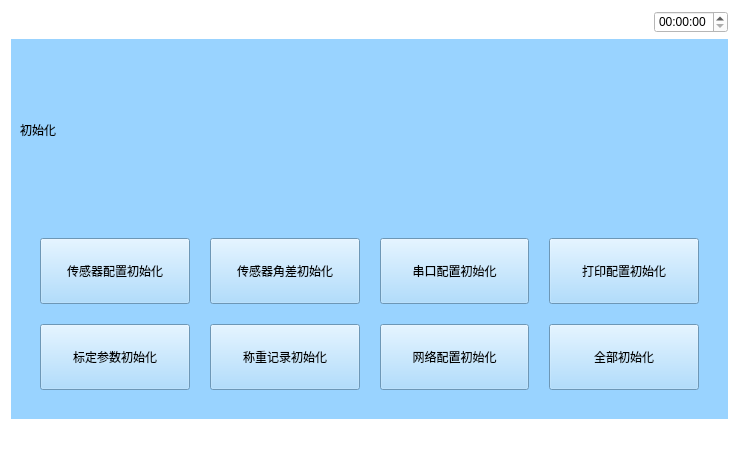
<?xml version="1.0" encoding="UTF-8"?>
<ui version="4.0">
 <class>Chushihua</class>
 <widget class="QWidget" name="Chushihua">
  <property name="geometry">
   <rect>
    <x>0</x>
    <y>0</y>
    <width>739</width>
    <height>461</height>
   </rect>
  </property>
  <property name="windowTitle">
   <string>Form</string>
  </property>
  <property name="styleSheet">
   <string notr="true">background-color: rgb(255, 255, 255);</string>
  </property>
  <layout class="QVBoxLayout" name="verticalLayout" stretch="1,5,1">
   <item>
    <layout class="QHBoxLayout" name="horizontalLayout_5">
     <item>
      <widget class="QPushButton" name="pushButton">
       <property name="text">
        <string/>
       </property>
       <property name="icon">
        <iconset resource="myimages.qrc">
         <normaloff>:/image/images/4g.png</normaloff>:/image/images/4g.png</iconset>
       </property>
       <property name="flat">
        <bool>true</bool>
       </property>
      </widget>
     </item>
     <item>
      <widget class="QPushButton" name="pushButton_2">
       <property name="text">
        <string/>
       </property>
       <property name="icon">
        <iconset resource="myimages.qrc">
         <normaloff>:/image/images/wireless.svg</normaloff>:/image/images/wireless.svg</iconset>
       </property>
       <property name="flat">
        <bool>true</bool>
       </property>
      </widget>
     </item>
     <item>
      <widget class="QPushButton" name="pushButton_3">
       <property name="text">
        <string/>
       </property>
       <property name="icon">
        <iconset resource="myimages.qrc">
         <normaloff>:/image/images/bl.svg</normaloff>:/image/images/bl.svg</iconset>
       </property>
       <property name="flat">
        <bool>true</bool>
       </property>
      </widget>
     </item>
     <item>
      <widget class="QPushButton" name="pushButton_4">
       <property name="text">
        <string/>
       </property>
       <property name="icon">
        <iconset resource="myimages.qrc">
         <normaloff>:/image/images/locate.svg</normaloff>:/image/images/locate.svg</iconset>
       </property>
       <property name="flat">
        <bool>true</bool>
       </property>
      </widget>
     </item>
     <item>
      <spacer name="horizontalSpacer_4">
       <property name="orientation">
        <enum>Qt::Horizontal</enum>
       </property>
       <property name="sizeHint" stdset="0">
        <size>
         <width>40</width>
         <height>20</height>
        </size>
       </property>
      </spacer>
     </item>
     <item>
      <widget class="QTimeEdit" name="timeEdit_2"/>
     </item>
    </layout>
   </item>
   <item>
    <widget class="QWidget" name="widget" native="true">
     <property name="sizePolicy">
      <sizepolicy hsizetype="Preferred" vsizetype="Preferred">
       <horstretch>0</horstretch>
       <verstretch>0</verstretch>
      </sizepolicy>
     </property>
     <property name="contextMenuPolicy">
      <enum>Qt::DefaultContextMenu</enum>
     </property>
     <property name="styleSheet">
      <string notr="true">background-color: rgb(153, 211, 255);</string>
     </property>
     <layout class="QVBoxLayout" name="verticalLayout_2" stretch="1,5">
      <item>
       <widget class="QLabel" name="label">
        <property name="text">
         <string>初始化</string>
        </property>
       </widget>
      </item>
      <item>
       <layout class="QGridLayout" name="gridLayout">
        <property name="sizeConstraint">
         <enum>QLayout::SetDefaultConstraint</enum>
        </property>
        <property name="margin">
         <number>20</number>
        </property>
        <property name="spacing">
         <number>20</number>
        </property>
        <item row="0" column="2">
         <widget class="QPushButton" name="unmanned">
          <property name="minimumSize">
           <size>
            <width>66</width>
            <height>66</height>
           </size>
          </property>
          <property name="text">
           <string>串口配置初始化</string>
          </property>
         </widget>
        </item>
        <item row="0" column="3">
         <widget class="QPushButton" name="check">
          <property name="minimumSize">
           <size>
            <width>66</width>
            <height>66</height>
           </size>
          </property>
          <property name="text">
           <string>打印配置初始化</string>
          </property>
         </widget>
        </item>
        <item row="0" column="0">
         <widget class="QPushButton" name="permission">
          <property name="minimumSize">
           <size>
            <width>66</width>
            <height>66</height>
           </size>
          </property>
          <property name="text">
           <string>传感器配置初始化</string>
          </property>
         </widget>
        </item>
        <item row="1" column="2">
         <widget class="QPushButton" name="QRcode">
          <property name="minimumSize">
           <size>
            <width>66</width>
            <height>66</height>
           </size>
          </property>
          <property name="text">
           <string>网络配置初始化</string>
          </property>
         </widget>
        </item>
        <item row="0" column="1">
         <widget class="QPushButton" name="adjustable">
          <property name="minimumSize">
           <size>
            <width>66</width>
            <height>66</height>
           </size>
          </property>
          <property name="text">
           <string>传感器角差初始化</string>
          </property>
         </widget>
        </item>
        <item row="1" column="3">
         <widget class="QPushButton" name="print">
          <property name="minimumSize">
           <size>
            <width>66</width>
            <height>66</height>
           </size>
          </property>
          <property name="text">
           <string>全部初始化</string>
          </property>
         </widget>
        </item>
        <item row="1" column="0">
         <widget class="QPushButton" name="video">
          <property name="minimumSize">
           <size>
            <width>66</width>
            <height>66</height>
           </size>
          </property>
          <property name="text">
           <string>标定参数初始化</string>
          </property>
         </widget>
        </item>
        <item row="1" column="1">
         <widget class="QPushButton" name="pushButton_13">
          <property name="minimumSize">
           <size>
            <width>66</width>
            <height>66</height>
           </size>
          </property>
          <property name="text">
           <string>称重记录初始化</string>
          </property>
         </widget>
        </item>
       </layout>
      </item>
     </layout>
    </widget>
   </item>
   <item>
    <layout class="QHBoxLayout" name="horizontalLayout_2">
     <item>
      <widget class="QPushButton" name="returnIndex">
       <property name="font">
        <font>
         <family>AR PL UMing TW MBE</family>
        </font>
       </property>
       <property name="styleSheet">
        <string notr="true">border-image: url(:/image/images/index.svg);</string>
       </property>
       <property name="text">
        <string/>
       </property>
       <property name="icon">
        <iconset resource="myimages.qrc">
         <normaloff>:/image/images/index.svg</normaloff>:/image/images/index.svg</iconset>
       </property>
       <property name="iconSize">
        <size>
         <width>40</width>
         <height>40</height>
        </size>
       </property>
       <property name="flat">
        <bool>true</bool>
       </property>
      </widget>
     </item>
     <item>
      <spacer name="horizontalSpacer_2">
       <property name="orientation">
        <enum>Qt::Horizontal</enum>
       </property>
       <property name="sizeHint" stdset="0">
        <size>
         <width>40</width>
         <height>20</height>
        </size>
       </property>
      </spacer>
     </item>
     <item>
      <widget class="QPushButton" name="returnPage">
       <property name="text">
        <string/>
       </property>
       <property name="icon">
        <iconset resource="myimages.qrc">
         <normaloff>:/image/images/shangyiye.svg</normaloff>:/image/images/shangyiye.svg</iconset>
       </property>
       <property name="iconSize">
        <size>
         <width>40</width>
         <height>40</height>
        </size>
       </property>
       <property name="flat">
        <bool>true</bool>
       </property>
      </widget>
     </item>
    </layout>
   </item>
  </layout>
 </widget>
 <resources>
  <include location="myimages.qrc"/>
 </resources>
 <connections/>
</ui>
